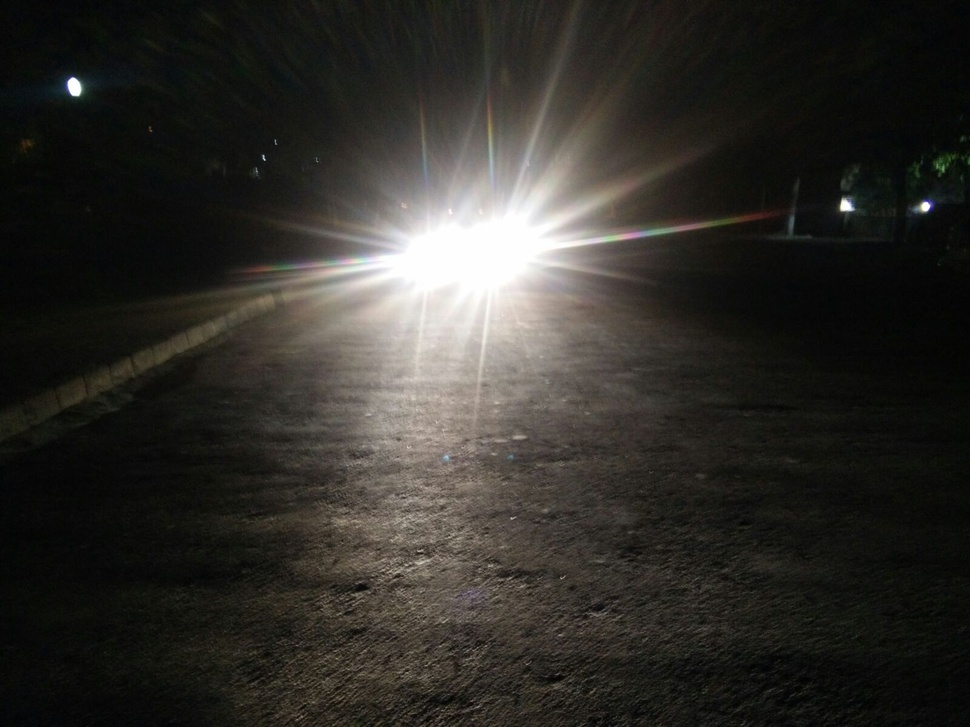
%> input picture high beam.jpg, 970 x 727 px, shrunk from 1600 x 1200 before the run
$ octave intensity_difference.m   (GNU Octave 9; MATLAB toolbox functions it lacks are replaced by stand-ins)
%> lines starting %> are read from the running program, lines starting %| are printed output that depends on the picture
a=imread('high beam.jpg');% read an image
%> a is the input picture: size 727x970x3 uint8; mean R, G, B 47.7, 45.9, 41.4
b=rgb2gray(a);% convert the image to 2-dimensional one
c=imhist(b);% generate a histogram for intensity distribution
%> c = 256 values, max 29351 at index 10, min 2 at index 1, mean 2754.6
d=imread('low beam.jpg');
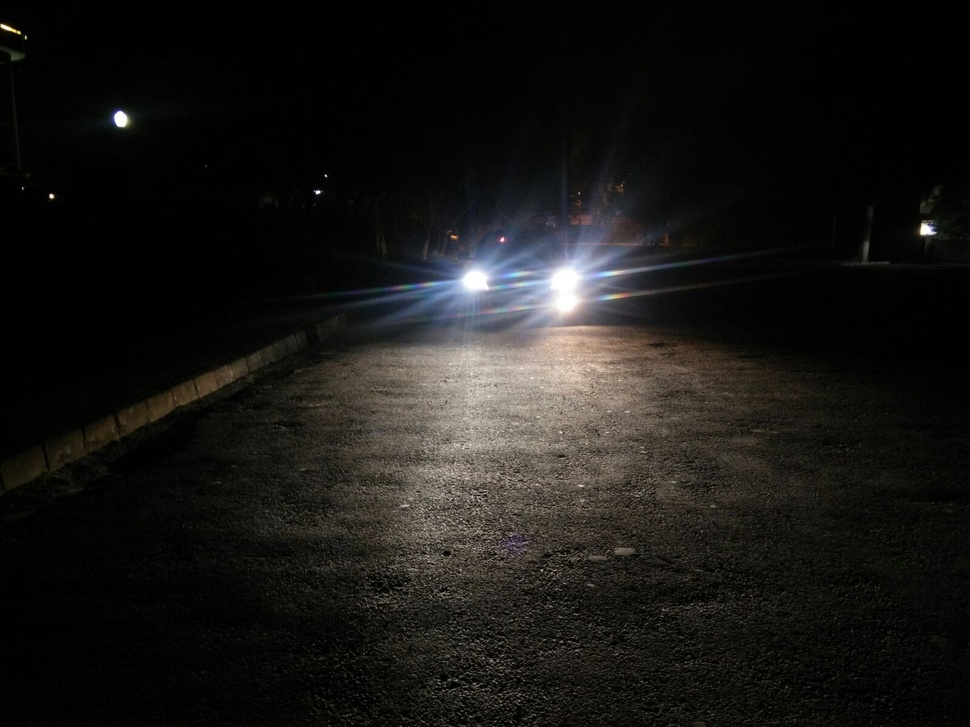
%> input picture low beam.jpg, 970 x 727 px, shrunk from 1600 x 1200 before the run
%> d is the input picture: size 727x970x3 uint8; mean R, G, B 25.1, 24.1, 21.9
e=rgb2gray(d);
f=imhist(e);
%> f = 256 values, max 137167 at index 2, min 18 at index 238, mean 2754.6
g=c-f% the difference in the intensities
%> g = 256 values, max 17629 at index 11, min -137151 at index 2, mean 0
plot(g);
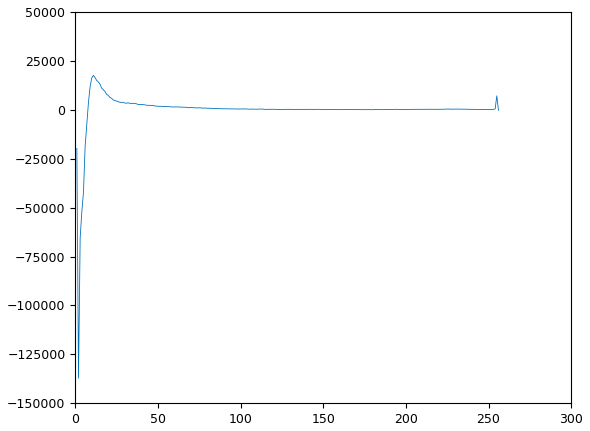
%> figure redrawn from the program's plot data; curve peaks at x = 11, y = 17629
%h=f-c;
%figure;
%plot(h);
